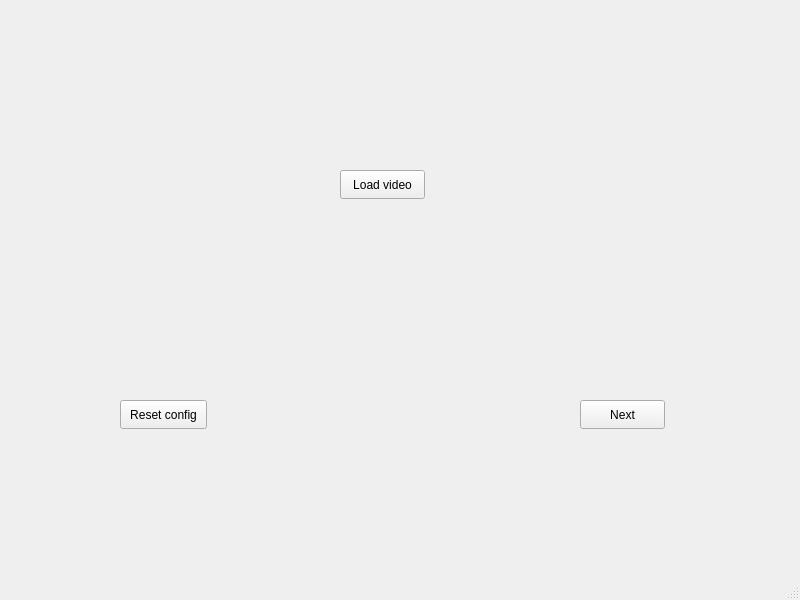
<?xml version="1.0" encoding="UTF-8"?>
<ui version="4.0">
 <class>MainWindow</class>
 <widget class="QMainWindow" name="MainWindow">
  <property name="geometry">
   <rect>
    <x>0</x>
    <y>0</y>
    <width>800</width>
    <height>600</height>
   </rect>
  </property>
  <property name="windowTitle">
   <string>MainWindow</string>
  </property>
  <widget class="QWidget" name="centralwidget">
   <widget class="QPushButton" name="loadVideoButton">
    <property name="geometry">
     <rect>
      <x>340</x>
      <y>170</y>
      <width>85</width>
      <height>29</height>
     </rect>
    </property>
    <property name="text">
     <string>Load video</string>
    </property>
   </widget>
   <widget class="QPushButton" name="nextButton">
    <property name="geometry">
     <rect>
      <x>580</x>
      <y>400</y>
      <width>85</width>
      <height>29</height>
     </rect>
    </property>
    <property name="text">
     <string>Next</string>
    </property>
   </widget>
   <widget class="QPushButton" name="resetButton">
    <property name="geometry">
     <rect>
      <x>120</x>
      <y>400</y>
      <width>87</width>
      <height>29</height>
     </rect>
    </property>
    <property name="text">
     <string>Reset config</string>
    </property>
   </widget>
  </widget>
  <widget class="QMenuBar" name="menubar">
   <property name="geometry">
    <rect>
     <x>0</x>
     <y>0</y>
     <width>800</width>
     <height>23</height>
    </rect>
   </property>
  </widget>
  <widget class="QStatusBar" name="statusbar"/>
 </widget>
 <resources/>
 <connections/>
</ui>
